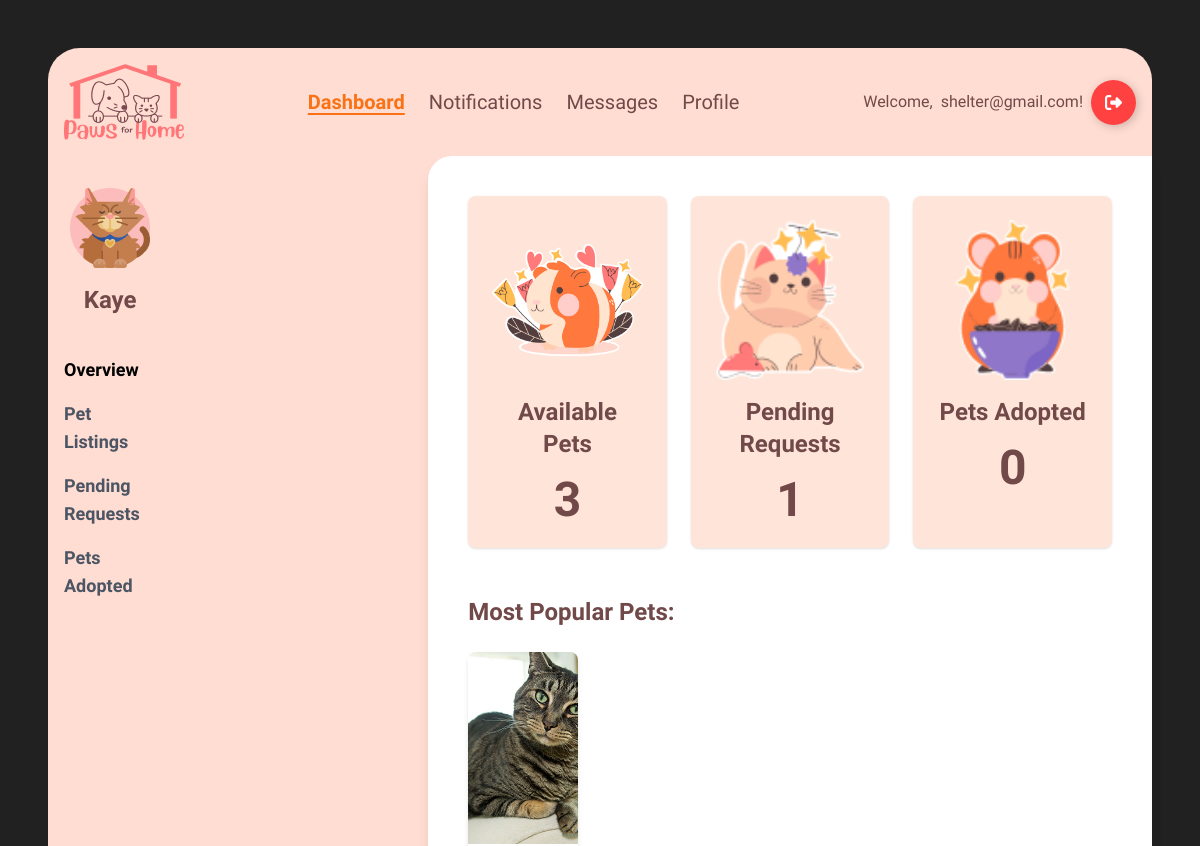
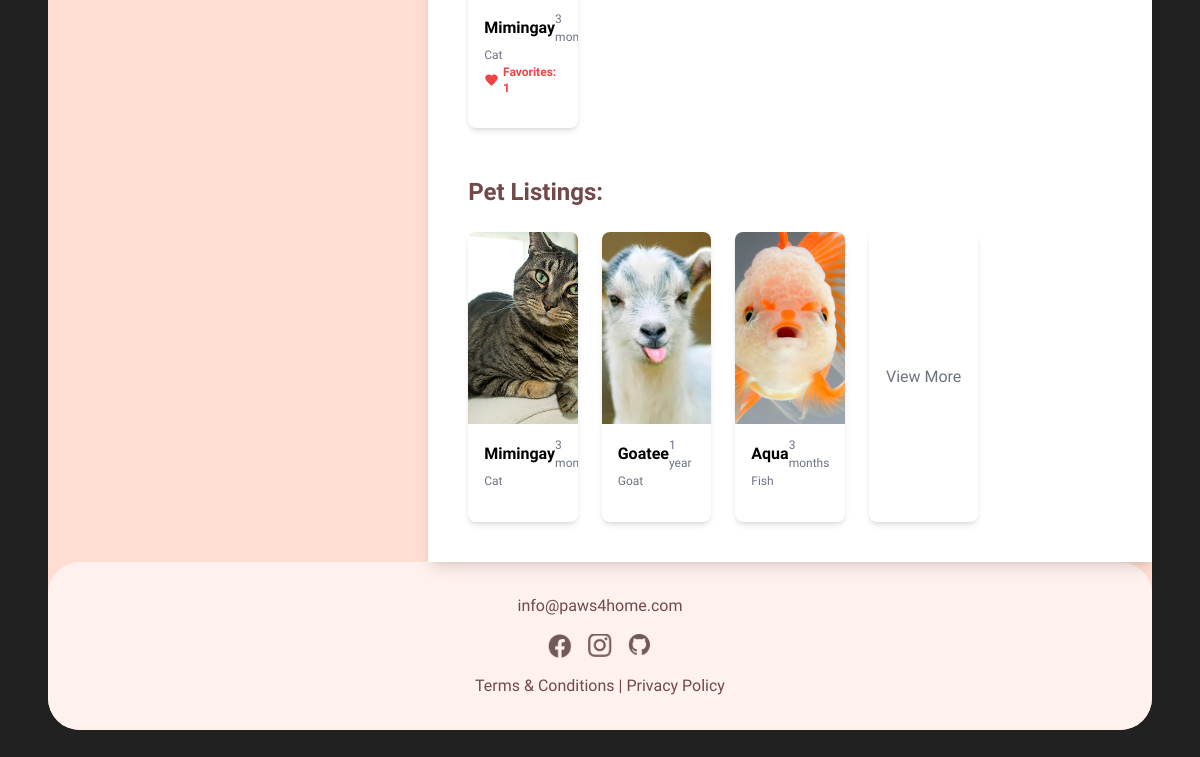
Before: /shelterdashboard/ (signed in) with the older database file (2 pictures, top to bottom).
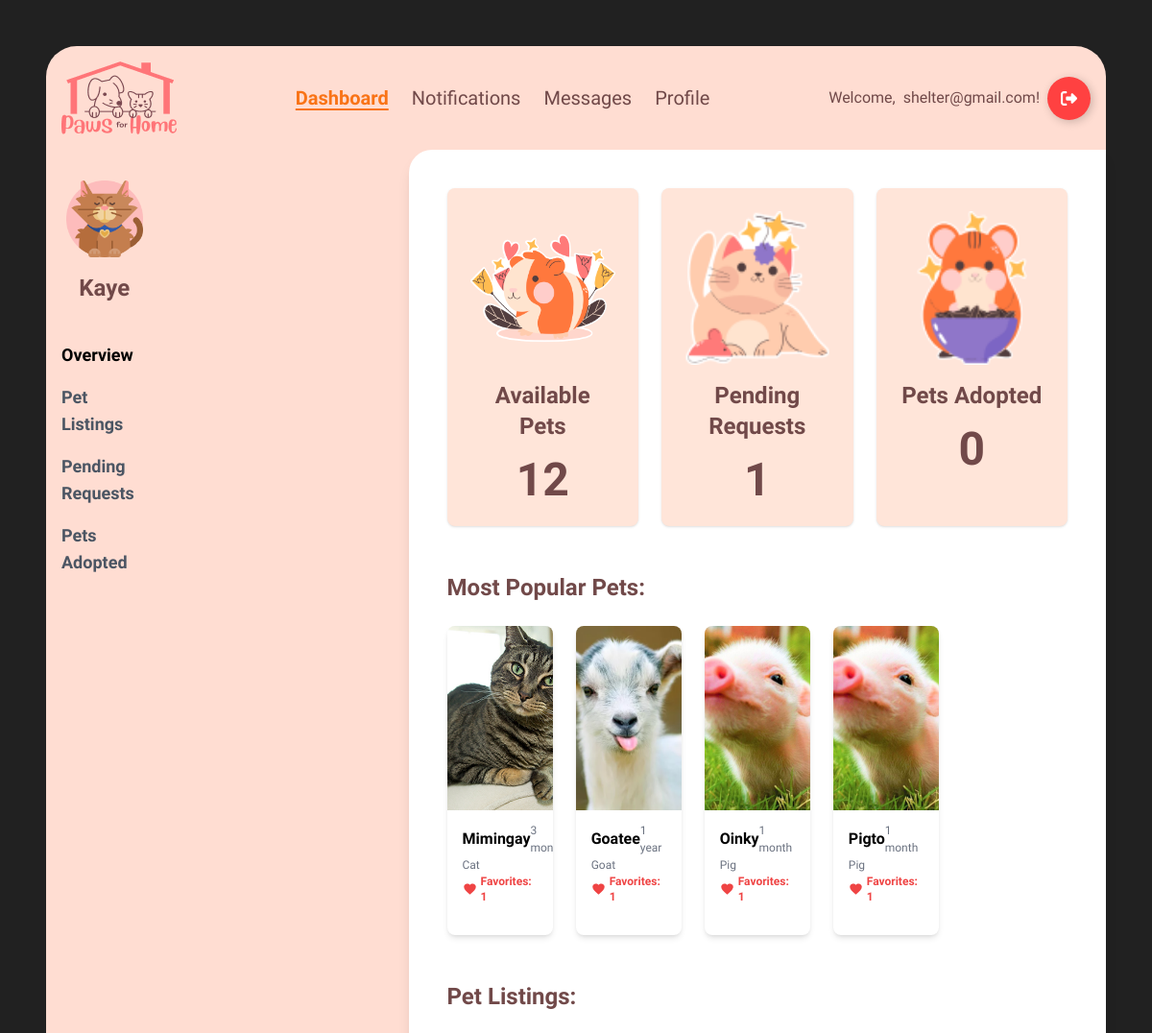
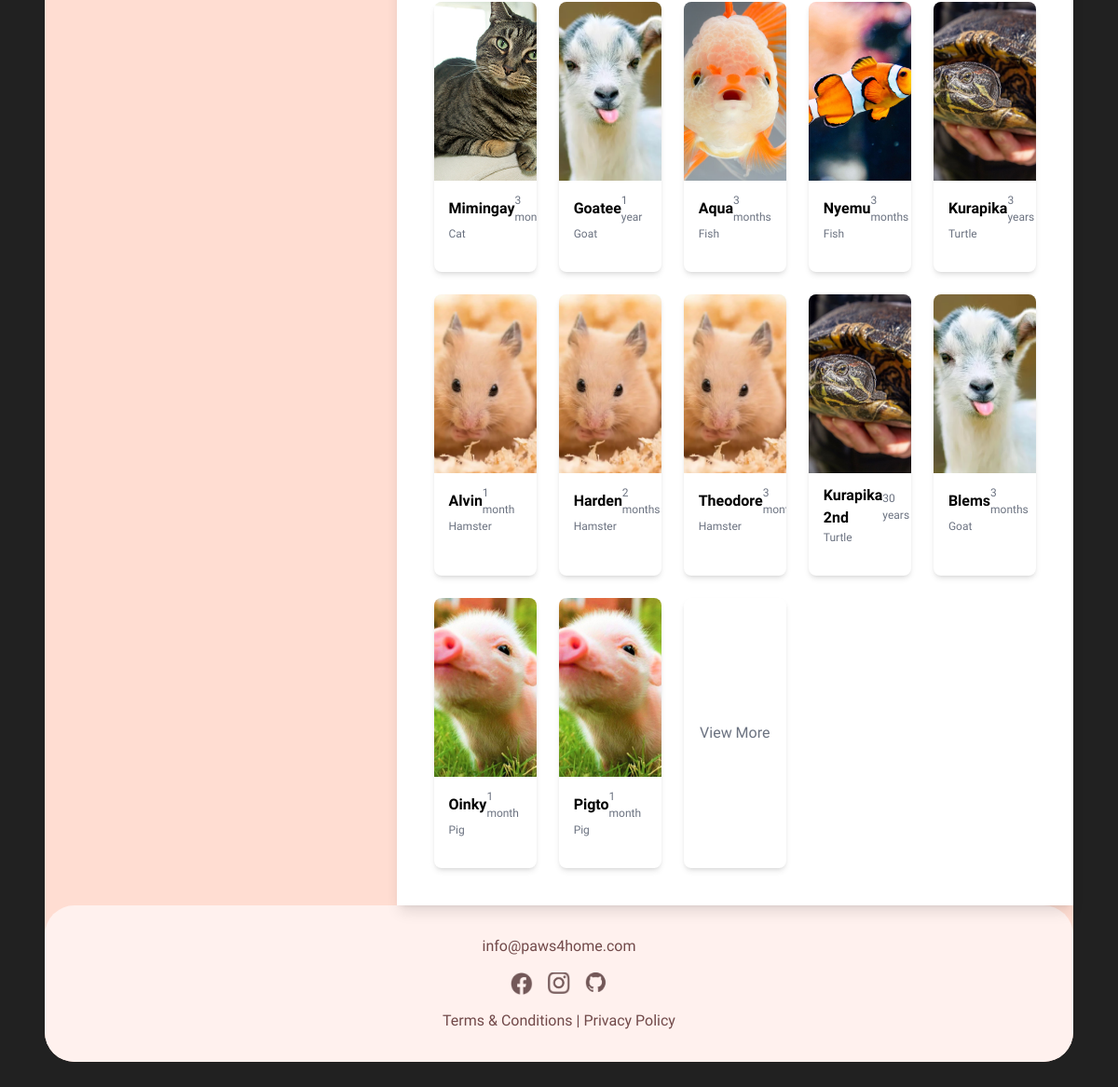
After: the same page with the newer database file (2 pictures, top to bottom).
### pets/models.py (models this page shows, shortened)
class Pet(models.Model):
    STATUS_CHOICES = [
        (1, 'Available'),
        (2, 'Adopted'),
    ]
    TYPE_CHOICES = [
    ('Dog', 'Dog'),
    ('Cat', 'Cat'),
    ('Bird', 'Bird'),
    ('Fish', 'Fish'),
    ('Rabbit', 'Rabbit'),
    ('Hamster', 'Hamster'),
    ('Guinea Pig', 'Guinea Pig'),
    ('Frog', 'Frog'),
    ('Ferret', 'Ferret'),
    ('Chinchilla', 'Chinchilla'),
    ('Hedgehog', 'Hedgehog'),
    ('Mouse', 'Mouse'),
    ('Rat', 'Rat'),
    ('Turtle', 'Turtle'),
    ('Snake', 'Snake'),
    ('Lizard', 'Lizard'),
    ('Parrot', 'Parrot'),
    ('Canary', 'Canary'),
    ('Budgerigar', 'Budgerigar'),
    ('Cockatoo', 'Cockatoo'),
    ('Macaw', 'Macaw'),
    ('Lovebird', 'Lovebird'),
    ('Quail', 'Quail'),
    ('Duck', 'Duck'),
    ('Chicken', 'Chicken'),
    ('Goat', 'Goat'),
    ('Pig', 'Pig'),
    ('Spider', 'Spider'),
    ('Tarantula', 'Tarantula'),
    ('Other', 'Other'),
    ]
    name = models.CharField(max_length=100)
    image = models.ImageField(upload_to='pets/', default='pets/default_pet.jpg')
    type = models.CharField(max_length=100)
    type = models.CharField(choices=TYPE_CHOICES, max_length=20, default='other')
    age_years = models.IntegerField(default=0)
    age_months = models.IntegerField(default=0)
    description = models.TextField()
    location = models.CharField(max_length=300, blank=True, null=True)
    breed = models.CharField(max_length=50, blank=True, null=True)
    adoption_fee = models.IntegerField(default=0)
    status = models.IntegerField(choices=STATUS_CHOICES, default=1)
    created_at = models.DateTimeField(auto_now_add=True)
    owner = models.ForeignKey(settings.AUTH_USER_MODEL, on_delete=models.CASCADE, null=True)
    is_deleted = models.BooleanField(default=False)

### pets/views.py (the view)
# urls.py: path('shelterdashboard/',dashpets, name='shelterdashboard'),
@login_required
def dashpets(request):
    pets = Pet.objects.filter(owner=request.user, status=1)
    pet_count = pets.count()
    adoption_requests = AdoptionRequest.objects.filter(pet__in=pets,status = 1)
    pending_count = adoption_requests.count()
    popular_pets = (
        pets.annotate(favorites_count=Count('favorite'))
        .filter(favorites_count__gt=0)
        .order_by('-favorites_count')
    )
    adopted_count = Pet.objects.filter(owner=request.user, status=2).count()
    return render(request, 'shelterdashboard.html', {
        'pets': pets,
        'pet_count': pet_count,
        'pending_count': pending_count,
        'adopted_count': adopted_count,
        'popular_pets': popular_pets,
    })

### main/templates/shelterdashboard.html (shortened to what the changed rows need)
{% extends "base.html" %}
{% block content %}
{% load static %}
  <div class="flex flex-grow">
    <aside class="bg-[#FFDDD2] w-64 py-8 px-4 flex flex-col ">
      <h1 class="text-2xl font-bold text-center mt-4">{{request.user.first_name}}</h1>
    </aside>
<main class="flex-grow bg-white ml-64 p-10 rounded-tl-3xl shadow-lg max-w-[90%] xl:max-w-[85%] mx-auto">
  <section class="mb-12">
    <div class="grid grid-cols-3 gap-6">
      <div class="bg-[#FFE5D9] p-6 rounded-lg text-center shadow">
        <img src="{% static 'images/guineapigLogin.png' %}" alt="Available Pets" class="h-40 mx-auto">
        <h3 class="text-2xl font-bold mt-4">Available Pets</h3>
        <p class="text-5xl font-extrabold mt-4">{{ pet_count }}</p>
      </div>
    </div>
  </section>
  <section class="mb-12">
    <div class="grid grid-cols-5 gap-6">
        {% for pet in popular_pets %}
        <div class="bg-white rounded-lg shadow-md overflow-hidden">
          <img src="{{ pet.image.url }}" alt="{{ pet.name }}" class="w-full h-48 object-cover">
          <div class="px-4 pt-3 pb-8">
              <div class="flex justify-between items-center">
                  <h3 class="font-bold text-[16px] text-black">{{ pet.name }}</h3>
                  <p class="text-gray-500 text-[12px]">
                      {% if pet.age_years > 0 %}
                          {% if pet.age_years > 1 %}
                          {{ pet.age_years }} years
                          {% else %}
                          {{ pet.age_years }} year
                          {% endif %}
                      {% else %}
                          {% if pet.age_months > 1 %}
                          {{ pet.age_months }} months
                          {% else %}
                          {{ pet.age_months }} month
                          {% endif %}
                      {% endif %}
                  </p>
              </div>
              <span class="text-gray-500 text-[12px] block mt-0">{{ pet.type }}</span>
              <p class="flex items-center text-red-500 font-bold text-xs">
                <svg xmlns="http://www.w3.org/2000/svg" fill="currentColor" class="h-4 w-4 mr-1" viewBox="0 0 24 24">
                    <path d="M12 21.35l-1.45-1.32C5.4 15.36 2 12.28 2 8.5 2 5.42 4.42 3 7.5 3c1.74 0 3.41.81 4.5 2.09C13.09 3.81 14.76 3 16.5 3 19.58 3 22 5.42 22 8.5c0 3.78-3.4 6.86-8.55 11.54L12 21.35z"/>
                </svg>
                Favorites: {{ pet.favorites_count }}
            </p>
          </div>
            </div>
        {% empty %}
            <p class="text-gray-500">No popular pets to show.</p>
        {% endfor %}
    </div>
</section>
  <section>
    <div class="grid grid-cols-5 gap-6">
      {% for pet in pets %}
      <div class="bg-white rounded-lg shadow-md overflow-hidden">
        <img src="{{ pet.image.url }}" alt="{{ pet.name }}" class="w-full h-48 object-cover">
        <div class="px-4 pt-3 pb-8">
            <div class="flex justify-between items-center">
                <h3 class="font-bold text-[16px] text-black">{{ pet.name }}</h3>
                <p class="text-gray-500 text-[12px]">
                    {% if pet.age_years > 0 %}
                        {% if pet.age_years > 1 %}
                        {{ pet.age_years }} years
                        {% else %}
                        {{ pet.age_years }} year
                        {% endif %}
                    {% else %}
                        {% if pet.age_months > 1 %}
                        {{ pet.age_months }} months
                        {% else %}
                        {{ pet.age_months }} month
                        {% endif %}
                    {% endif %}
                </p>
            </div>
            <span class="text-gray-500 text-[12px] block mt-0">{{ pet.type }}</span>
        </div>
          </div>
        {% empty %}
          <p class="text-gray-500">You have no pets listed for adoption.</p>
        {% endfor %}
    </div>
  </section>
</main>
  </div>
  {% endblock%}

Changed rows visible on the page:
now on one of the page's lists (row unchanged): Pet: name "Goatee", age_years "1", type "Goat", favorites_count "1"
added Pet: image (picture), name "Oinky", age_months "1", type "Pig", favorites_count "1"
added Pet: image (picture), name "Pigto", age_months "1", type "Pig", favorites_count "1"
added Pet: image (picture), name "Nyemu", age_months "3", type "Fish", shown under "Pet Listings:"
added Pet: image (picture), name "Kurapika", age_years "3", type "Turtle", shown under "Pet Listings:"
added Pet: image (picture), name "Alvin", age_months "1", type "Hamster", shown under "Pet Listings:"
added Pet: image (picture), name "Harden", age_months "2", type "Hamster", shown under "Pet Listings:"
added Pet: image (picture), name "Theodore", age_months "3", type "Hamster", shown under "Pet Listings:"
added Pet: image (picture), name "Kurapika 2nd", age_years "30", type "Turtle", shown under "Pet Listings:"
added Pet: image (picture), name "Blems", age_months "3", type "Goat", shown under "Pet Listings:"
Other visible differences:
{{ pet_count }}: "3" → "12"
